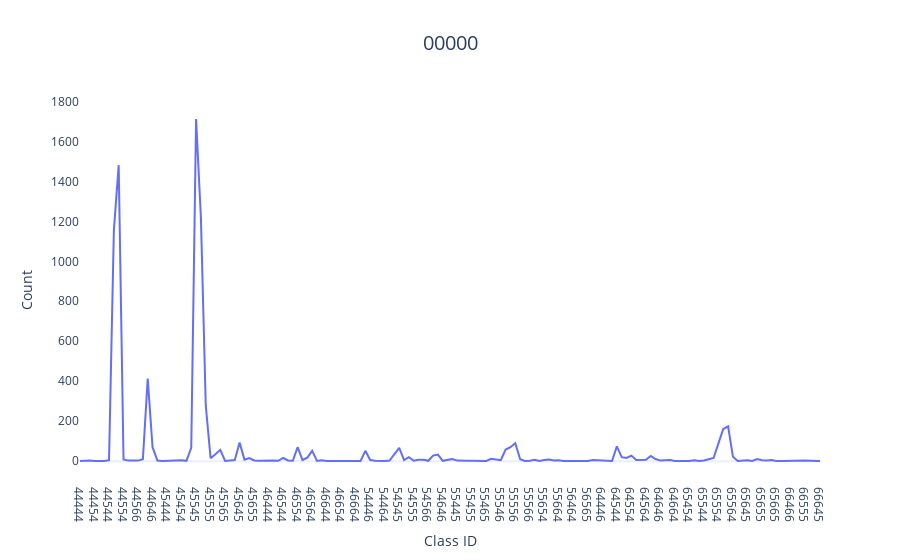
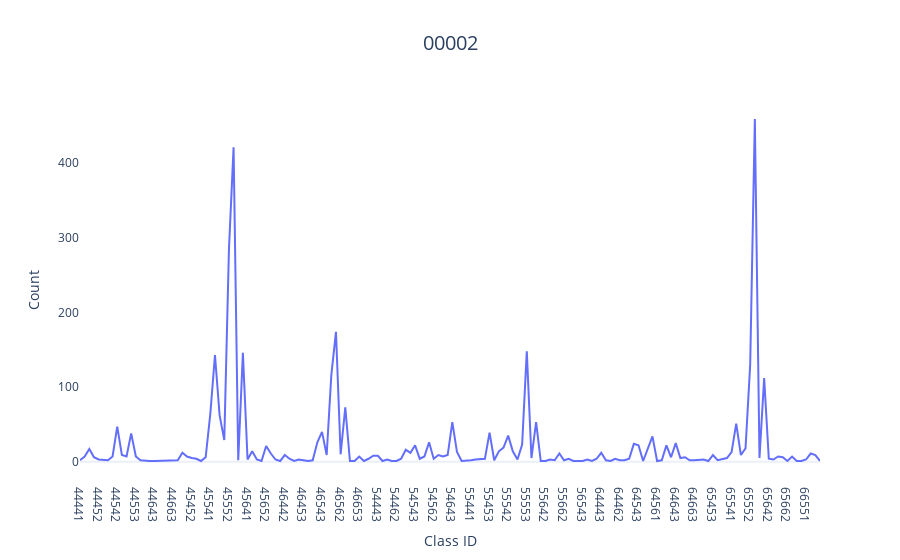
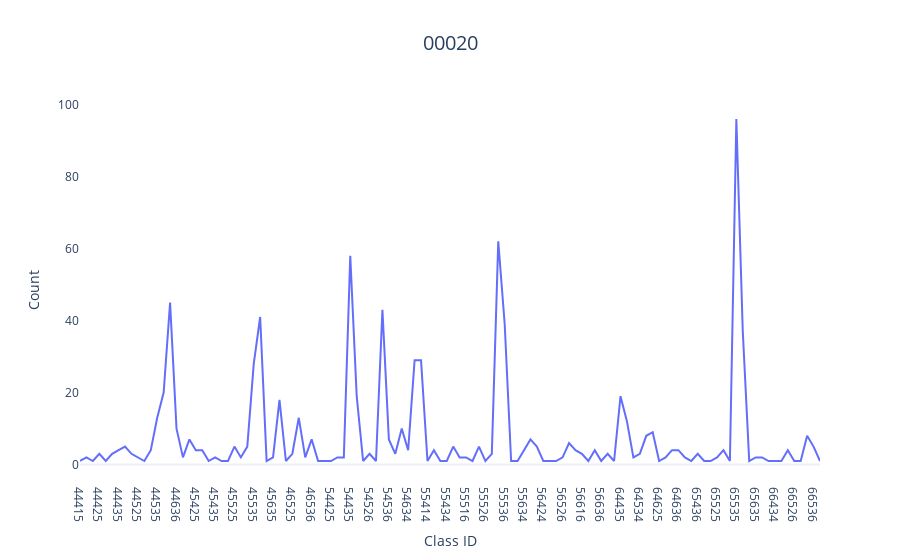
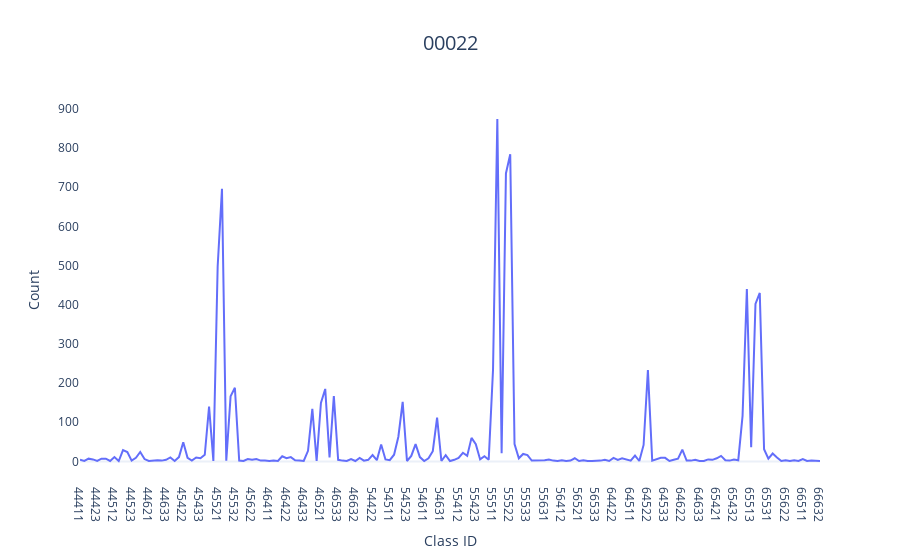

These figures' notebook cell, in order:
### Code cell
plot_binary_to_sixclass_incidence(PDB_SS, theme="light")

### Figure 1 — Plotly figure (JSON) as saved in the notebook; plotly's stock layout.template omitted (floating-point values rounded to 4 significant figures; data arrays with more than 128 entries replaced by an {"elided": "..."} marker saying what was removed)
{"data": [{"hovertemplate": "Class ID=%{x}<br>Count=%{y}<extra></extra>", "legendgroup": "", "line": {"color": "#636efa", "dash": "solid"}, "marker": {"symbol": "circle"}, "mode": "lines", "name": "", "orientation": "v", "showlegend": false, "type": "scatter", "x": {"elided": "154 str values"}, "xaxis": "x", "y": {"elided": "154 int values"}, "yaxis": "y"}], "layout": {"autosize": true, "legend": {"tracegroupgap": 0}, "showlegend": true, "title": {"font": {"size": 20}, "text": "00000", "x": 0.5}, "xaxis": {"anchor": "y", "domain": [0, 1], "showgrid": false, "title": {"text": "Class ID"}}, "yaxis": {"anchor": "x", "domain": [0, 1], "showgrid": false, "title": {"text": "Count"}}}}

### Figure 2 — Plotly figure (JSON) as saved in the notebook; plotly's stock layout.template omitted (floating-point values rounded to 4 significant figures; data arrays with more than 128 entries replaced by an {"elided": "..."} marker saying what was removed)
{"data": [{"hovertemplate": "Class ID=%{x}<br>Count=%{y}<extra></extra>", "legendgroup": "", "line": {"color": "#636efa", "dash": "solid"}, "marker": {"symbol": "circle"}, "mode": "lines", "name": "", "orientation": "v", "showlegend": false, "type": "scatter", "x": {"elided": "160 str values"}, "xaxis": "x", "y": {"elided": "160 int values"}, "yaxis": "y"}], "layout": {"autosize": true, "legend": {"tracegroupgap": 0}, "showlegend": true, "title": {"font": {"size": 20}, "text": "00002", "x": 0.5}, "xaxis": {"anchor": "y", "domain": [0, 1], "showgrid": false, "title": {"text": "Class ID"}}, "yaxis": {"anchor": "x", "domain": [0, 1], "showgrid": false, "title": {"text": "Count"}}}}

### Figure 3 — Plotly figure (JSON) as saved in the notebook; plotly's stock layout.template omitted (floating-point values rounded to 4 significant figures)
{"data": [{"hovertemplate": "Class ID=%{x}<br>Count=%{y}<extra></extra>", "legendgroup": "", "line": {"color": "#636efa", "dash": "solid"}, "marker": {"symbol": "circle"}, "mode": "lines", "name": "", "orientation": "v", "showlegend": false, "type": "scatter", "x": ["44415", "44416", "44424", "44425", "44426", "44434", "44435", "44436", "44516", "44525", "44526", "44534", "44535", "44536", "44635", "44636", "45416", "45424", "45425", "45426", "45434", "45435", "45436", "45524", "45525", "45526", "45534", "45535", "45536", "45634", "45635", "45636", "46425", "46525", "46534", "46535", "46536", "46625", "46634", "54425", "54426", "54434", "54435", "54436", "54525", "54526", "54534", "54535", "54536", "54625", "54626", "54634", "54635", "54636", "55414", "55415", "55426", "55434", "55435", "55436", "55516", "55524", "55525", "55526", "55534", "55535", "55536", "55625", "55626", "55634", "55635", "55636", "56424", "56426", "56434", "56526", "56535", "56536", "56616", "56626", "56635", "56636", "64425", "64434", "64435", "64436", "64526", "64534", "64535", "64536", "64625", "64626", "64635", "64636", "65426", "65435", "65436", "65514", "65524", "65525", "65526", "65534", "65535", "65536", "65615", "65635", "65636", "66416", "66434", "66435", "66436", "66526", "66534", "66535", "66536", "66614"], "xaxis": "x", "y": [1, 2, 1, 3, 1, 3, 4, 5, 3, 2, 1, 4, 13, 20, 45, 10, 2, 7, 4, 4, 1, 2, 1, 1, 5, 2, 5, 28, 41, 1, 2, 18, 1, 3, 13, 2, 7, 1, 1, 1, 2, 2, 58, 19, 1, 3, 1, 43, 7, 3, 10, 4, 29, 29, 1, 4, 1, 1, 5, 2, 2, 1, 5, 1, 3, 62, 39, 1, 1, 4, 7, 5, 1, 1, 1, 2, 6, 4, 3, 1, 4, 1, 3, 1, 19, 12, 2, 3, 8, 9, 1, 2, 4, 4, 2, 1, 3, 1, 1, 2, 4, 1, 96, 37, 1, 2, 2, 1, 1, 1, 4, 1, 1, 8, 5, 1], "yaxis": "y"}], "layout": {"autosize": true, "legend": {"tracegroupgap": 0}, "showlegend": true, "title": {"font": {"size": 20}, "text": "00020", "x": 0.5}, "xaxis": {"anchor": "y", "domain": [0, 1], "showgrid": false, "title": {"text": "Class ID"}}, "yaxis": {"anchor": "x", "domain": [0, 1], "showgrid": false, "title": {"text": "Count"}}}}

### Figure 4 — Plotly figure (JSON) as saved in the notebook; plotly's stock layout.template omitted (floating-point values rounded to 4 significant figures; data arrays with more than 128 entries replaced by an {"elided": "..."} marker saying what was removed)
{"data": [{"hovertemplate": "Class ID=%{x}<br>Count=%{y}<extra></extra>", "legendgroup": "", "line": {"color": "#636efa", "dash": "solid"}, "marker": {"symbol": "circle"}, "mode": "lines", "name": "", "orientation": "v", "showlegend": false, "type": "scatter", "x": {"elided": "173 str values"}, "xaxis": "x", "y": {"elided": "173 int values"}, "yaxis": "y"}], "layout": {"autosize": true, "legend": {"tracegroupgap": 0}, "showlegend": true, "title": {"font": {"size": 20}, "text": "00022", "x": 0.5}, "xaxis": {"anchor": "y", "domain": [0, 1], "showgrid": false, "title": {"text": "Class ID"}}, "yaxis": {"anchor": "x", "domain": [0, 1], "showgrid": false, "title": {"text": "Count"}}}}
